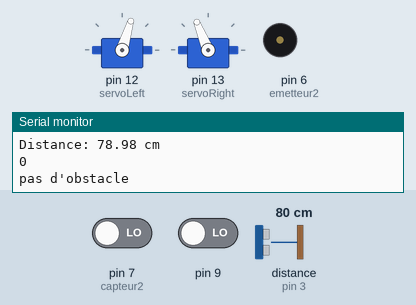
Simulated run of this sketch. Board: Arduino Uno, built with avr-gcc and run on an emulated ATmega328P. On the bench: 2 × servo, buzzer (waves = sounding), the last lines printed to the serial monitor. Wiring (inferred from the names in the program): ultrasonic range finder: trigger pin 2; echo pin 3. The test bench sets the inputs (shaded band); at power-on: distance to the obstacle (sensor on pin 3) 80 cm, pin 7 (capteur2) LOW, pin 9 LOW. The echo pulse lasts 58.3 µs per cm.

Above: at 2.3 s.
2.4 s: distance to the obstacle (sensor on pin 3) set to 27 cm
6.5 s: distance to the obstacle (sensor on pin 3) set to 23 cm
At 7.3 s:
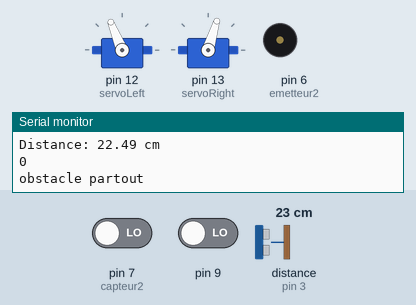
10.0 s: pin 7 (capteur2) driven HIGH
At 10.8 s:
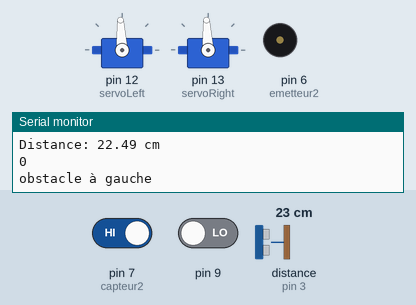
At 11.3 s:
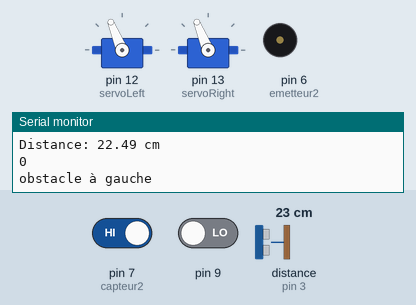
14.1 s: pin 9 driven HIGH
18.2 s: pin 9 driven LOW
22.0 s: pin 7 (capteur2) driven LOW
At 23.0 s:
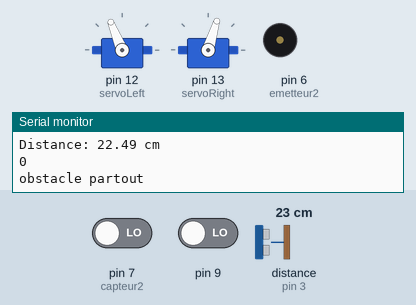
Timing chart, 0 to 27.1 s (numbered marks = the images above; inputs shaded):
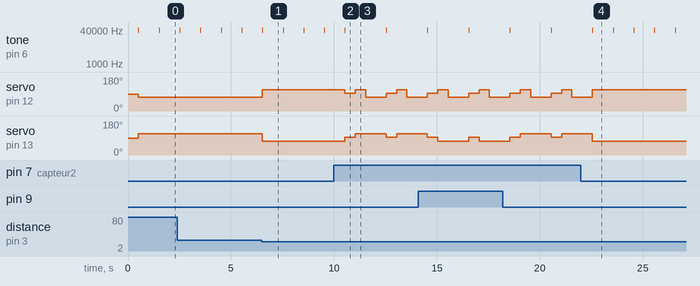

Measured:
- the behaviour switches between 26 and 25 cm on distance to the obstacle (sensor on pin 3) (found by bisection; images 0 and 1)
- after the input at 6.5 s, servo on pin 12 (servoLeft): 73° → 112° at once; servo on pin 13 (servoRight): 112° → 73° at once
- after the input at 10.0 s, tone on pin 6 (emetteur2): silent → 38000 Hz after 2.5 s, → silent 0.03 s later; servo on pin 12 (servoLeft): 112° → 93° after 0.54 s, → 112° 0.50 s later, → 73° 0.50 s later, → 93° 1.0 s later, … (6 changes in this stretch); servo on pin 13 (servoRight): alternates 112° for 1.5 s and 93° for 0.50 s, starting after 0.54 s
- after the input at 22.0 s, tone on pin 6 (emetteur2): alternates 38000 Hz for 0.03 s and silent for 0.97 s, starting after 1.6 s
- by itself, tone on pin 6 (emetteur2): alternates 38000 Hz for 0.03 s and silent for 0.97 s

The sketch:

iRobot.ino
```cpp
#include <avr/interrupt.h> // bibliothèque pour les capteurs Infrarouges
#include <Servo.h> //bibliothèque pour les servomoteurs

#define capteur1 9 // capteur infrarouge gauche sur la PIN 9 de l'Arduino (Port B bit 1)
#define emetteur1 8 // Emetteur LED infrarouge gauche sur la PIN 8 de l'Arduino (Port B bit 0)

#define capteur2 7 // capteur infrarouge droite sur la PIN 7 de l'Arduino (Port D bit 7)
#define emetteur2 6 // Emetteur LED infrarouge droite sur la PIN 6 de l'Arduino (Port D bit 6)

#define echoPin 3 // capteur ultrason sur la PIN 3 de l'Arduino (Port D bit 3)
#define trigPin 2 // émetteur ultrason sur la PIN 3 de l'Arduino (Port D bit 2)


// defines variables
long duration; // variable for the duration of sound wave travel
float distance; // variable for the distance measurement

Servo servoLeft; //variables pour les servomoteurs
Servo servoRight; //variables pour les servomoteurs

unsigned int frequence = 38000; // fréquence d'impulsion pour les capteurs infrarouges


void setup() {


  servoLeft.attach(12); // le servomoteur gauche est relié à la PIN 12
  servoRight.attach(13); // le servomoteur est relié à la PIN 13
  DDRD = setbit(DDRD,trigPin); //émetteur ultrason configuré en SORTIE
  DDRD = clearbit(DDRD,echoPin); //capteur ultrason configuré en ENTREE
  DDRD = setbit(DDRD,emetteur2); // Emetteur LED infrarouge droite configuré en SORTIE (Port D bit 6)
  DDRD = clearbit(DDRD,capteur2); // Capteur LED infrarouge droite configuré en SORTIE (Port D bit 7)
  DDRB = setbit(DDRB, 0); // Emetteur LED infrarouge gauche configuré en SORTIE (Port B bit 0)
  DDRB = clearbit(DDRB,1); //Capteur LED infrarouge gauche configuré en ENTREE (Port B bit 1)
  Serial.begin(9600); // // Serial Communication is starting with 9600 of baudrate speed
  Serial.println("Super Cool Ultrasonic Sensor HC-SR04 Test"); // print some text in Serial Monitor
}

void loop() {

  int result; // variable indiquant si l'ultrason a détecté un obstacle à moins de 25 cm
  int resultIRgauche, resultIRdroite; // variables indiquant si les IR gauche et droite ont détecté des obstacles

  result = ultrasoundfront(); // voir définition de la fonction à la suite
  resultIRgauche = leftObstacle(); //voir définition de la fonction à la suite
  resultIRdroite = rightObstacle(); //voir définition de la fonction à la suite

 if (result == 1){ //si l'ultrason détecte un obstacle à moins de 25 cm (il ne peut plus avancer)
       if((resultIRgauche == 2) && (resultIRdroite ==128)){ //cas où les capteurs infrarouge ne détectent pas d'obstacle à gauche ou à droite
        Serial.println("pas d'obstacle à droite ou à gauche");
        stayStill(); //arrêter l'avancée du robot
        delay(500);
        reverse(); // faire reculer le robot pour qu'il ait la place pour tourner
        delay(500);
        left(); // aller à gauche
        delay(500);


      }else if(resultIRgauche == 2 && resultIRdroite == 0){ //cas où les capteurs IR ne détectent qu'un obstacle à droite mais pas à gauche
        Serial.println("obstacle à droite");
        stayStill(); //arrêter l'avancée du robot
        delay(500);
        left(); // aller à gauche
        delay(500);
        forward(); // recommencer l'avancée du robot
        delay(500);

      }else if(resultIRgauche == 0 && resultIRdroite == 128){ //cas où les capteurs IR ne détectent qu'un obstacle à gauche mais pas à droite
         Serial.println("obstacle à gauche");
        stayStill(); //arrêter l'avancée du robot
        delay(500);
        right(); // aller à droite
        delay(500);
        forward(); // recommencer l'avancée du robot
        delay(500);

      }else{
        Serial.println("obstacle partout"); // cas où les détecteurs IR détectent des obstacles à droite et à gauche (le robot est dans un cul-de-sac)
        reverse(); //aller en arrière
        delay(500);

      }
  }else{ // cas où le robot ne détecte pas d'obstacle devant lui via l'ultrason
    Serial.println("pas d'obstacle");
   forward(); // continuer vers l'avant
   delay(500);

    }
}


void forward (){ // fonction qui fait avancer le robot en ligne droite
  servoLeft.writeMicroseconds(1300);
  servoRight.writeMicroseconds(1700);
}

void stayStill(){ // fonction qui fait s'arrêter le robot
  servoLeft.writeMicroseconds(1500);
  servoRight.writeMicroseconds(1500);
}

void left(){ // fonction qui fait tourner le robot à gauche
  servoLeft.writeMicroseconds(1300);
  servoRight.writeMicroseconds(1300);
}

void right(){ // fonction qui fait tourner le robot à droite
  servoLeft.writeMicroseconds(1700);
  servoRight.writeMicroseconds(1700);
}

void reverse(){ // fonction qui fait aller le robot en arrière
  servoLeft.writeMicroseconds(1700);
  servoRight.writeMicroseconds(1300);
}

int ultrasoundfront(){ // fonction qui indique si le robot détecte un obstacle imminent devant lui

  // Clears the trigPin condition
  delay(500);
  PORTD = clearbit(PORTD,trigPin);
  delayMicroseconds(2);
  // Sets the trigPin HIGH (ACTIVE) for 10 microseconds
  PORTD = setbit(PORTD,trigPin);
  delayMicroseconds(10);
  PORTD = clearbit(PORTD,trigPin);
  // Reads the echoPin, returns the sound wave travel time in microseconds
  duration = pulseIn(echoPin, HIGH);
  //Si le capteur décroche et affiche 0
  if (duration == 0){
   pinMode(echoPin,OUTPUT);
   digitalWrite(echoPin,LOW);
   delayMicroseconds(100);
   pinMode(echoPin,INPUT);
   }else {
  // Calculating the distance
  distance = duration * 0.034 / 2; // Speed of sound wave divided by 2 (go and back)
  // Displays the distance on the Serial Monitor
  Serial.print("Distance: ");
  Serial.print(distance);
  Serial.println(" cm");
   }
  if (distance>25){ //si la distance détectée est supérieure à 25 cm
    return 0;
  }else{ // si un obstacle est détecté à moins de 25 cm
    return 1;
  }
}


int rightObstacle(){ // fonction qui indique si un obstacle est détecté à droite
   tone(emetteur2, frequence, 30); // fonction envoyant une impulsion de 30 mS de fréquence 38kHz (voir variables globales) sur l'émetteur
   int v = PIND&=(1<<capteur2); //on vient lire la valeur du capteur gauche
   //Serial.println(v); // valeur si pas d'obstacle = 128 (bit 7 du port D et entrée en état haut par défaut) valeur si obstacle = 0
   return v;
  }

int leftObstacle(){ // fonction qui indique si un obstacle est détecté à gauche
  tone(emetteur1, frequence,30); // fonction envoyant une impulsion de 30 mS fréquence 38kHz (voir variables globales) sur l'émetteur
   int v = PINB&=(1<<1); //on vient lire la valeur du capteur droite
   Serial.println(v); // valeur si pas d'obstacle = 2 (bit 1 du port B et entrée en état haut par défaut) valeur si obstacle = 0
   return v;
  }


//Register Functions
uint8_t setbit (uint8_t reg, uint8_t p) { //fonction pour mettre à 1 un bit p d'un registre reg
  reg |= (1 << p);
  return reg;
}
uint8_t clearbit (uint8_t reg, uint8_t p) { //fonction pour mettre à 0 un bit p d'un registre reg
  reg &= ~(1 << p);
  return reg;
}
uint8_t togglebit (uint8_t reg, uint8_t p) { //fonction pour changer l'état d'un bit p d'un registre p
  reg ^= (1 << p); // XOR
  return reg;
}

bool checkbit (uint8_t reg, int p){ //fonction pour vérifier l'état du bit p d'un registre reg
    bool x = reg & (1<<p);
    return  x;
}
```
